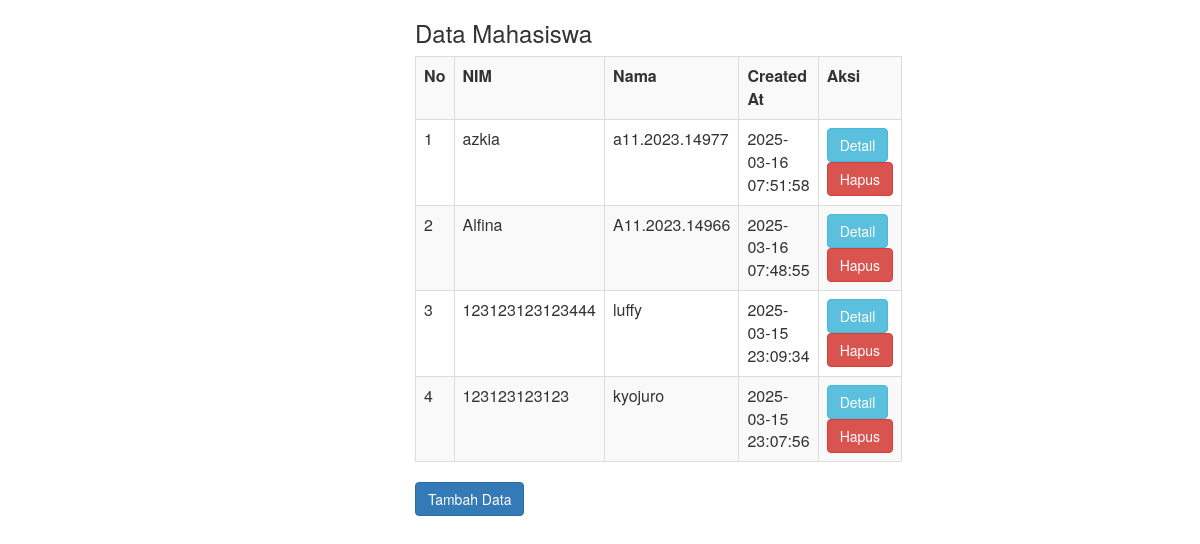
/mvc-example/?act=tampil-data, run on the app's committed database.
### tables this page shows
CREATE TABLE `mahasiswa` (
  `id` int(11) NOT NULL,
  `nim` varchar(15) NOT NULL,
  `nama` varchar(100) NOT NULL,
  `created_at` datetime NOT NULL DEFAULT current_timestamp(),
  `deleted_at` datetime NOT NULL
);

### mvc-example/autoload.php (called while the page is built, shortened)
<?php
spl_autoload_register(function ($class) {
    $file = __DIR__ . '/app/' . str_replace('\\', '/', $class) . '.php';
});

### mvc-example/app/Libraries/Database.php (called while the page is built, shortened)
<?php
class Database {
    private static $instance = NULL;
    public static function getInstance() {
        if (!isset(self::$instance)) {
            $pdo_options[PDO::ATTR_ERRMODE] = PDO::ERRMODE_EXCEPTION;
            self::$instance = new PDO('mysql:host=localhost;dbname=fina', 'root', '', $pdo_options);
        }
        return self::$instance;
    }
}
?>

### mvc-example/app/Models/Model_mhs.php (called while the page is built, shortened)
<?php
class Model_mhs
{
    private $dbh;
    public function __construct()
    {
        $this->dbh = Database::getInstance();
    }
    function lihatData()
    {
        $sql = "SELECT * FROM mahasiswa WHERE deleted_at IS NULL ORDER BY created_at DESC";
        $stmt = $this->dbh->query($sql);
        return $stmt->fetchAll(PDO::FETCH_ASSOC);
    }
}

### mvc-example/app/Views/mhsList.php (the view, shortened to what this page needs)
<html>
<head>
    <link rel="stylesheet" href="/mvc-example/assets/css/bootstrap.css" />
</head>
<body>
    <div class="row">
        <div class="col-md-12">
            <div class="col-md-4">&nbsp;</div>
            <div class="col-md-4">
                <h3>Data Mahasiswa</h3>
                <table class="table table-responsive table-bordered table-striped">
                    <tr>
                        <th>No</th>
                        <th>NIM</th>
                        <th>Nama</th>
                        <th>Created At</th>
                        <th>Aksi</th>
                    </tr>
                    <?php
                        $no = 1;
                        foreach ($rs as $list) {
                            echo '<tr>';
                            echo '<td>'.$no++.'</td>';
                            echo '<td>'.$list['nim'].'</td>';
                            echo '<td>'.$list['nama'].'</td>';
                            echo '<td>'.$list['created_at'].'</td>';
                            echo '<td>
                                <a href="?act=tampil-data&i='.$list['id'].'" class="btn btn-info">Detail</a>
                                <a href="?act=delete&i='.$list['id'].'" onclick="return confirm(\'Yakin ingin menghapus?\')" class="btn btn-danger">Hapus</a>
                            </td>';
                            echo '</tr>';
                        }
                    ?>
                </table>
                <a href="/mvc-example/" class="btn btn-primary">Tambah Data</a>
            </div>
            <div class="col-md-4">&nbsp;</div>
        </div>
    </div>
</body>
</html>

### mvc-example/index.php (shortened to what this page needs)
<?php
try {
    $controller = new Mahasiswa();
    $action = filter_input(INPUT_GET, 'act', FILTER_SANITIZE_STRING) ?? 'home';
    switch ($action) {
        case 'tampil-data':
            $controller->show_data();
            break;
    }
} catch (Exception $e) {
    die("Error: " . $e->getMessage());
}
?>

### mvc-example/app/Controllers/Mahasiswa.php (shortened to what this page needs)
<?php
class Mahasiswa
{
    private $mhs;
    public function __construct()
    {
        $this->mhs = new Model_mhs();
    }
    function show_data()
    {
        if (!isset($_GET['i'])) {
            $rs = $this->mhs->lihatData();
            require_once 'app/Views/mhsList.php';
        } else {
            $detail = $this->mhs->lihatDataDetail($_GET['i']);
            $rs = $detail;
            require_once 'app/Views/mhsDetail.php';
        }
    }
}

### data on the page
mahasiswa: nim "azkia", nama "a11.2023.14977", created_at "2025-03-16 07:51:58"
mahasiswa: nim "Alfina", nama "A11.2023.14966", created_at "2025-03-16 07:48:55"
mahasiswa: nim "123123123123444", nama "luffy", created_at "2025-03-15 23:09:34"
mahasiswa: nim "123123123123", nama "kyojuro", created_at "2025-03-15 23:07:56"
